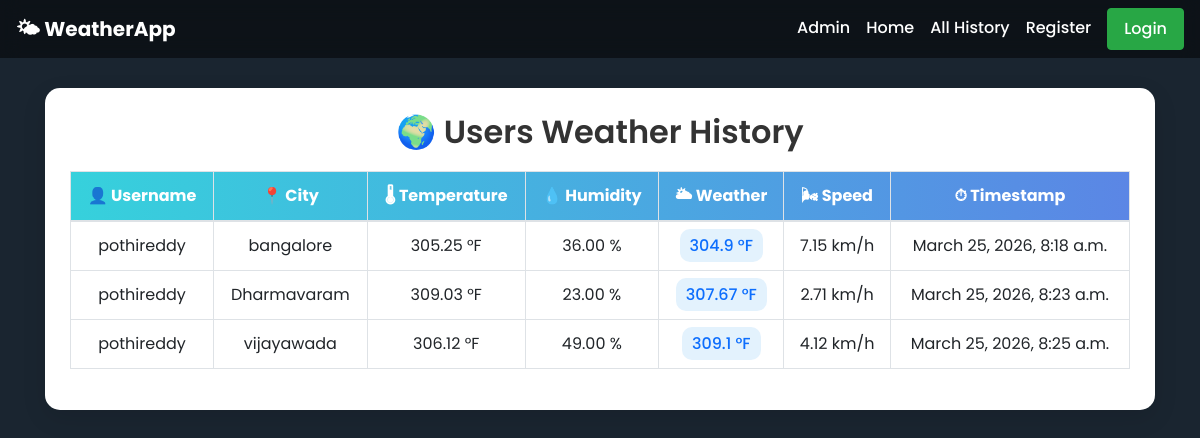
/all_history/, run on an earlier commit of the app's database.
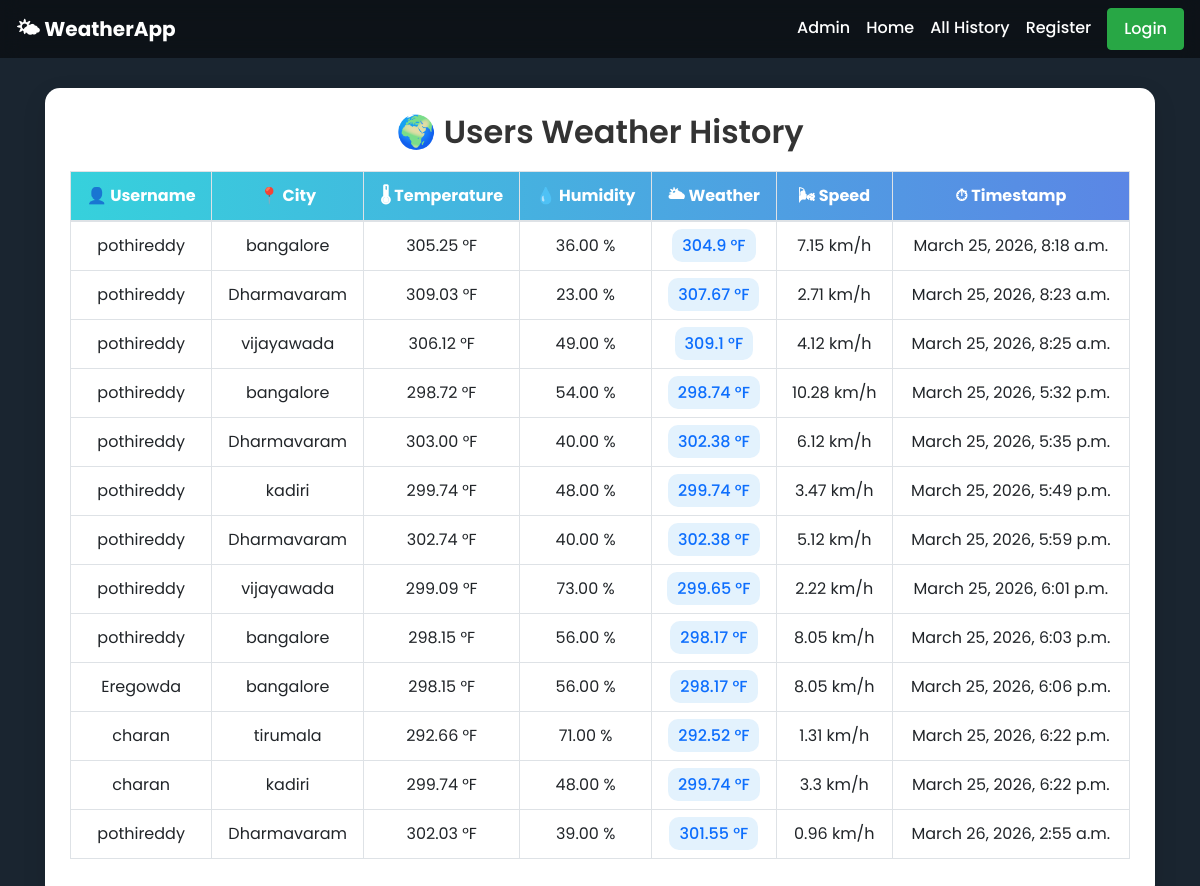
And on a later commit of the database.
### app/models.py (models this page shows, shortened)
class WeatherData(models.Model):
    username = models.ForeignKey(User,on_delete=models.CASCADE,default=0)
    city = models.CharField(max_length=100)
    temperature = models.DecimalField(max_digits=5, decimal_places=2)
    humidity = models.DecimalField(max_digits=5, decimal_places=2)
    weather = models.CharField(max_length=10,default=0)
    speed = models.CharField(max_length=10,default=0)
    timestamp = models.DateTimeField(auto_now_add=True)

### app/views.py (the view)
# urls.py: path('all_history/',all_history,name='all_history'),
def all_history(request):
    LWO=WeatherData.objects.all()
    context={'LWO':LWO}
    return render(request,'all_history.html',context)

### templates/all_history.html (shortened to what this page needs)
{% extends 'dummy.html' %}
{% block body_block %}
<div class="table-container">
    <h2 class="table-title">🌍 Users Weather History</h2>
    <div class="table-responsive">
        <table class="table table-bordered table-hover text-center">
            <thead>
                <tr>
                    <th>👤 Username</th>
                    <th>📍 City</th>
                    <th>🌡 Temperature</th>
                    <th>💧 Humidity</th>
                    <th>🌥 Weather</th>
                    <th>🌬 Speed</th>
                    <th>⏱ Timestamp</th>
                </tr>
            </thead>
            <tbody>
                {% for obj in LWO %}
                <tr>
                    <td>{{ obj.username }}</td>
                    <td>{{ obj.city }}</td>
                    <td>{{ obj.temperature }} °F</td>
                    <td>{{ obj.humidity }} %</td>
                    <td>
                        <span class="badge-weather">{{ obj.weather }} °F</span>
                    </td>
                    <td>{{ obj.speed }} km/h</td>
                    <td>{{ obj.timestamp }}</td>
                </tr>
                {% empty %}
                <tr>
                    <td colspan="7">No data available</td>
                </tr>
                {% endfor %}
            </tbody>
        </table>
    </div>
</div>
{% endblock %}

### templates/dummy.html (shortened to what this page needs)
<!doctype html>
<html lang="en">
<head>
    <link rel="stylesheet" href="https://cdn.jsdelivr.net/npm/bootstrap@4.6.2/dist/css/bootstrap.min.css">
</head>
<body>
<div class="snow" id="snow"></div>
<nav class="navbar navbar-expand-lg custom-nav">
    <a class="navbar-brand text-white font-weight-bold" href="#">🌤 WeatherApp</a>
    <div class="collapse navbar-collapse" id="navbarNav">
        <ul class="navbar-nav ml-auto">
            <li class="nav-item">
                <a href="{% url 'admin:index' %}" class="nav-link">Admin</a>
            </li>
            <li class="nav-item">
                <a href="{% url 'home' %}" class="nav-link">Home</a>
            </li>
            <li class="nav-item">
                <a href="{% url 'all_history' %}" class="nav-link">All History</a>
            </li>
            {% if user.is_authenticated %}
                <li class="nav-item">
                    <a href="{% url 'profile_display' %}" class="nav-link">Profile</a>
                </li>
                <li class="nav-item">
                    <a href="{% url 'search' %}" class="nav-link">Search</a>
                </li>
                <li class="nav-item">
                    <a href="{% url 'user_history' %}" class="nav-link">My History</a>
                </li>
                <li class="nav-item">
                    <a href="{% url 'change_password' %}" class="nav-link">Change Password</a>
                </li>
                <li class="nav-item">
                    <a href="{% url 'user_logout' %}" class="nav-link btn btn-danger text-dark ml-2 px-3">Logout</a>
                </li>
            {% else %}
                <li class="nav-item">
                    <a href="{% url 'registration' %}" class="nav-link">Register</a>
                </li>
                <li class="nav-item">
                    <a href="{% url 'user_login' %}" class="nav-link btn btn-success text-dark ml-2 px-3">Login</a>
                </li>
            {% endif %}
        </ul>
    </div>
</nav>
<div class="container mt-4">
    {% block body_block %}
    {% endblock %}
</div>
</body>
</html>

### templates/dummy.html (style rules this page uses)
body { margin: 0; padding: 0; font-family: 'Poppins', sans-serif; min-height: 100vh; background: url('https://images.unsplash.com/photo-1608889175123-8ee362201f81') no-repeat center center/cover; background-color: #2c3e50; }
body::before { content: ""; position: fixed; width: 100%; height: 100%; background: rgba(0,0,0,0.4); top: 0; left: 0; z-index: -1; }
.snow { position: fixed; width: 100%; height: 100%; pointer-events: none; z-index: 0; }
.custom-nav { background: rgba(0,0,0,0.5); backdrop-filter: blur(10px); }
.nav-link { color: white !important; font-weight: 500; }
nav, .hero, .main-container, .register-wrapper, .login-container, .profile-container, .search-container, .result-container, .history-container { position: relative; z-index: 2; }

### templates/all_history.html (style rules this page uses)
.table-container { margin-top: 30px; padding: 25px; background: white; border-radius: 15px; box-shadow: 0 8px 25px rgba(0,0,0,0.1); }
.table-title { text-align: center; font-weight: 600; margin-bottom: 20px; color: #333; }
.table thead { background: linear-gradient(90deg, #36d1dc, #5b86e5); color: white; }
.badge-weather { padding: 5px 10px; border-radius: 10px; background: #e3f2fd; color: #0d6efd; font-weight: 500; }

What changed in the data, as far as the page shows it:
added WeatherData: username "pothireddy", city "bangalore", temperature "298.72", humidity "54.00", weather "298.74", speed "10.28", timestamp "March 25, 2026, 5:32 p.m."
added WeatherData: username "pothireddy", city "Dharmavaram", temperature "303.00", humidity "40.00", weather "302.38", speed "6.12", timestamp "March 25, 2026, 5:35 p.m."
added WeatherData: username "pothireddy", city "kadiri", temperature "299.74", humidity "48.00", weather "299.74", speed "3.47", timestamp "March 25, 2026, 5:49 p.m."
added WeatherData: username "pothireddy", city "Dharmavaram", temperature "302.74", humidity "40.00", weather "302.38", speed "5.12", timestamp "March 25, 2026, 5:59 p.m."
added WeatherData: username "pothireddy", city "vijayawada", temperature "299.09", humidity "73.00", weather "299.65", speed "2.22", timestamp "March 25, 2026, 6:01 p.m."
added WeatherData: username "pothireddy", city "bangalore", temperature "298.15", humidity "56.00", weather "298.17", speed "8.05", timestamp "March 25, 2026, 6:03 p.m."
added WeatherData: username "Eregowda", city "bangalore", temperature "298.15", humidity "56.00", weather "298.17", speed "8.05", timestamp "March 25, 2026, 6:06 p.m."
added WeatherData: username "charan", city "tirumala", temperature "292.66", humidity "71.00", weather "292.52", speed "1.31", timestamp "March 25, 2026, 6:22 p.m."
added WeatherData: username "charan", city "kadiri", temperature "299.74", humidity "48.00", weather "299.74", speed "3.3", timestamp "March 25, 2026, 6:22 p.m."
added WeatherData: username "pothireddy", city "Dharmavaram", temperature "302.03", humidity "39.00", weather "301.55", speed "0.96", timestamp "March 26, 2026, 2:55 a.m."
